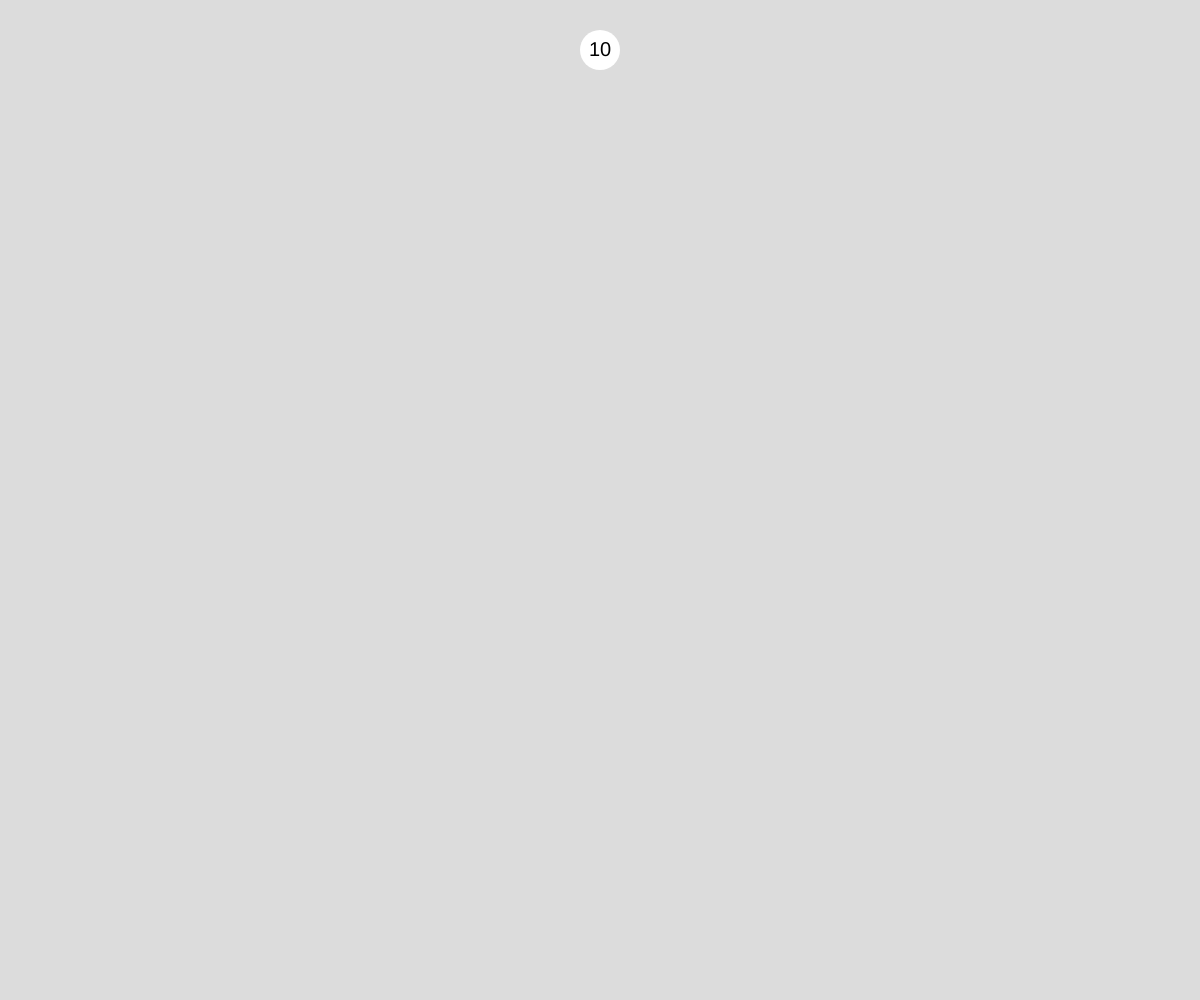
Frame 1 (no input)
Frame 60 (no input): identical to frame 1, image omitted
Frame 120 (the mouse pressed at the canvas centre since frame 60): identical to frame 1, image omitted

The p5.js sketch that drew this single still picture (run headless with seeded random() and noise() and a simulated clock; from frame 60 on, the mouse is pressed at the canvas centre):

// p5.js sketch
// ── sketch.js
// For it to run you need a local server (check: https://github.com/processing/p5.js/wiki/Local-server)
var tree;

function setup() {
  // put setup code here
  // pixelDensity(1);
  createCanvas(windowWidth, windowHeight);

  tree = new Tree();
}

document.oncontextmenu = function () {
  return false;
}

function windowResized() {
  createCanvas(windowWidth, windowHeight);
  tree.setXY(tree.root, width / 2, 50, 1);
}

function mouseClicked() {
  node = tree.onClick(tree.root, mouseX, mouseY);
  if (mouseButton === LEFT) {
    if (node) {
      tree.addChild(node, Math.floor(Math.random() * 10));
    }
  }
}

let right = false

function draw() {
  // put drawing code here
  if (mouseIsPressed) {
    if (!right && mouseButton === RIGHT) {
      node = tree.onClick(tree.root, mouseX, mouseY);
      if (node != null) {
        tree.removeNode(node);
      }
      right = true
    }
  } else
    right = false
  background(220);
  tree.display();
}
// ── tree.js
class Tree {
    constructor() {
        this.root = new Node(10);
        this.setXY(this.root, width / 2, 50, 1);

        this.eq = null;
    }

    setXY(node, x, y, l) {
        node.x = x;
        node.y = y;
        node.color = color(0, 0, 0);
        let inc = width / (3 * pow(l, 1.5));
        if (x + inc * (node.children.length - 1) >= width) inc = (width - x) / (node.children.length - 1) * 1.5 - 20;
        if (inc < 40) inc = 40;
        let a = x - (node.children.length - 1) * inc / 2;
        if (a <= 0) a = 20;
        if (node.children.length !== 0) node.value = null
        for (let i = 0; i < node.children.length; i++) {
            this.setXY(node.children[i], a, y + 80, l + 1);
            a += inc;
        }
    }

    onClick = (node, x, y) => {
        if (dist(node.x, node.y, x, y) <= node.r) {
            return node;
        }
        for (let i = 0; i < node.children.length; i++) {
            let n = this.onClick(node.children[i], x, y);
            if (n) return n;
        }
    }

    addChild = (parent, value = 0) => {
        parent.children.push(new Node(value, parent));
        this.setXY(this.root, width / 2, 50, 1);
        this.miniMax();
    }

    removeNode = (node) => {
        node.parent.children.splice(node.parent.children.indexOf(node), 1);
        this.setXY(this.root, width / 2, 50, 1);
    }

    miniMax = () => {
        let v = this.max(this.root);
        this.eq = v;
        v.color = color(255, 0, 0);
        this.resetLine(this.root)
        this.setLine(this.root)
        console.log(v);
    }

    resetLine = (node) => {
        node.lineColor = color(0, 0, 0);
        for (let i = 0; i < node.children.length; i++) {
            this.resetLine(node.children[i]);
        }
    }

    setLine = (node) => {
        if (node === this.eq) return true;
        for (let i = 0; i < node.children.length; i++) {
            let n = this.setLine(node.children[i]);
            if (n) {
                console.log(n);
                node.children[i].lineColor = color(255, 0, 0);
                return true;
            } else {
                node.children[i].lineColor = color(0, 0, 0);
            }
        }
        return false;
    }

    max = (node) => {
        if (node.children.length === 0) return node;
        let max = node.children[0];
        for (let i = 0; i < node.children.length; i++) {
            let v = this.min(node.children[i]);
            if (v.value >= max.value) {
                max = v;
            }
        }
        node.value = max.value;
        return max;
    }

    min = (node) => {
        if (node.children.length === 0) return node;
        let min = node.children[0];
        for (let i = 0; i < node.children.length; i++) {
            let v = this.max(node.children[i]);
            if (v.value <= min.value) {
                min = v;
            }
        }
        node.value = min.value;
        return min;
    }

    disRecurse = (node) => {
        // if (node === this.eq) node.color = color(255, 0, 0);
        node.display(node.x, node.y);
        for (let i = 0; i < node.children.length; i++) {
            stroke(node.children[i].lineColor);
            line(node.x, node.y, node.children[i].x, node.children[i].y);
            this.disRecurse(node.children[i]);
        }
    }

    display = () => {
        this.disRecurse(this.root);
    }
}

class Node {
    constructor(value = null, parent = null) {
        this.value = value;
        this.x = 0;
        this.y = 0;
        this.r = 20;
        this.children = [];
        this.parent = parent;
        this.color = color(0, 0, 0);
        this.lineColor = color(0, 0, 0);
    }

    display = (x, y) => {
        fill(255);
        noStroke();
        ellipse(x, y, this.r * 2, this.r * 2);
        // if (this.children.length == 0) {
        if (this.value != null) {
            fill(this.color);
            if (this.children.length !== 0)
                fill(0, 0, 255);
            textAlign(CENTER, CENTER);
            textSize(this.r);
            text(this.value, x, y);
        }
    }
}
